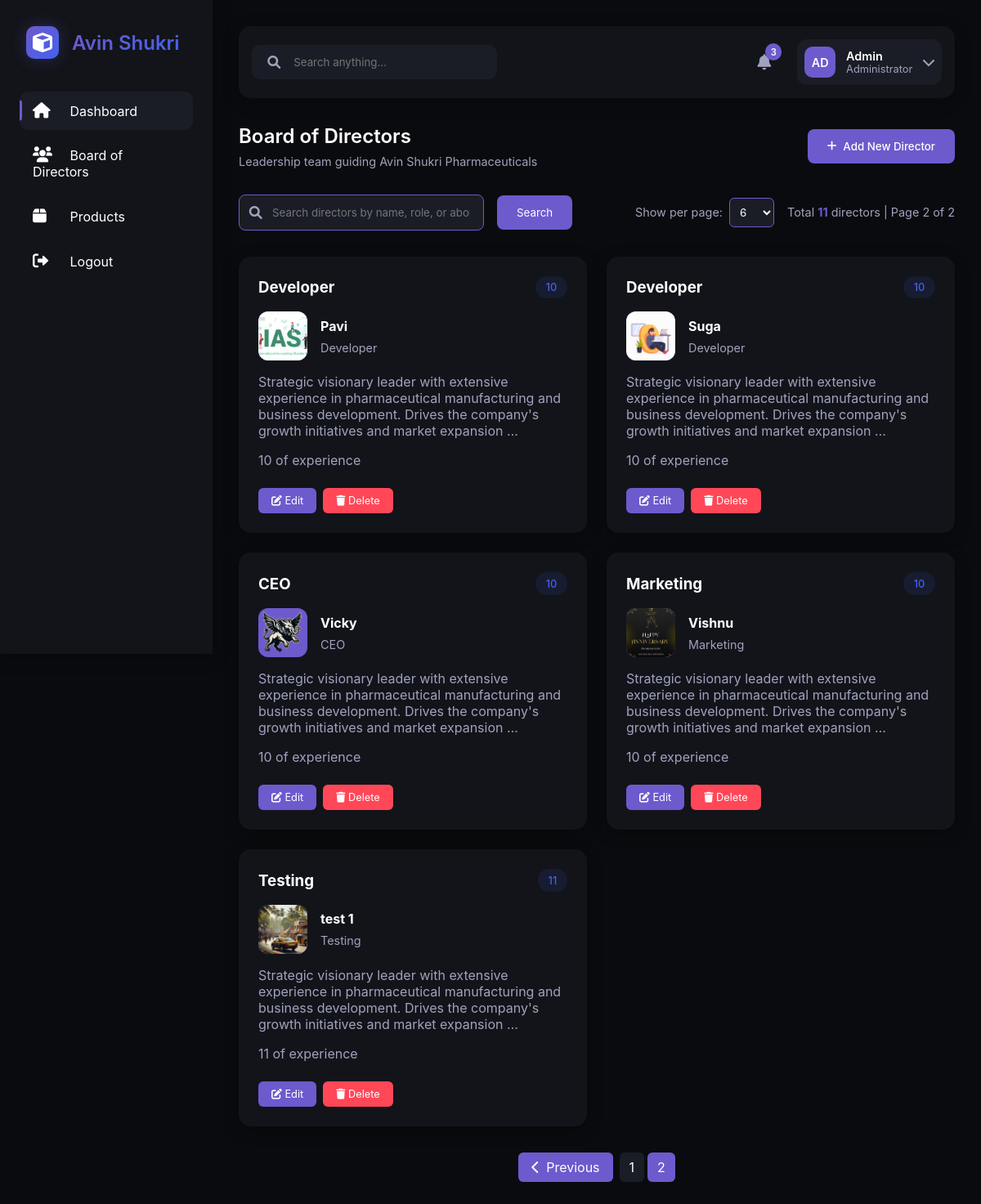
The app's page /board_of_directors/?page=2&search=&per_page=6 (signed in) with its own data.
### members/models.py (models this page shows, shortened)
class Director(models.Model):
    name = models.CharField(max_length=100)
    role = models.CharField(max_length=100)
    about = models.TextField()
    experience = models.CharField(max_length=200)
    image = models.ImageField(upload_to='directors/', blank=True, null=True)
    created_at = models.DateTimeField(auto_now_add=True)
    updated_at = models.DateTimeField(auto_now=True)
    class Meta:
        ordering = ['name']

### members/views.py (the view)
# urls.py: path('board_of_directors/', views.board_of_directors, name='board_of_directors'),
def board_of_directors(request):
    if not request.user.is_authenticated or not (request.user.is_superuser or request.user.is_staff):
        return redirect('login')
    search_query = request.GET.get('search', '')
    page = request.GET.get('page', 1)
    per_page = request.GET.get('per_page', 6)
    try:
        per_page = int(per_page)
        if per_page not in [6, 12, 24, 48]:
            per_page = 6
    except (ValueError, TypeError):
        per_page = 6
    if search_query:
        from django.db.models import Q
        directors = Director.objects.filter(
            Q(name__icontains=search_query) |
            Q(role__icontains=search_query) |
            Q(about__icontains=search_query)
        )
    else:
        directors = Director.objects.all()
    paginator = Paginator(directors, per_page)
    try:
        directors_page = paginator.page(page)
    except PageNotAnInteger:
        directors_page = paginator.page(1)
    except EmptyPage:
        directors_page = paginator.page(paginator.num_pages)
    context = {
        'directors': directors_page,
        'search_query': search_query,
        'total_directors': directors.count(),
        'per_page': per_page,
        'per_page_options': [6, 12, 24, 48],
    }
    return render(request, 'admin/board_of_directors.html', context)

### members/templates/admin/board_of_directors.html (shortened to what this page needs)
{% extends 'admin/admin_base.html' %}
{% load static %}
{% block content %}
<div class="section-header" style="display: flex; justify-content: space-between; align-items: center; margin-bottom: 2rem;">
    <div>
        <h2>Board of Directors</h2>
        <p>Leadership team guiding Avin Shukri Pharmaceuticals</p>
    </div>
    <button class="settings-btn" onclick="openModal()" style="display: inline-flex; align-items: center; gap: 0.5rem; padding: 0.8rem 1.5rem; background: var(--accent-primary); color: white; border: none; border-radius: 8px; font-weight: 500; cursor: pointer; transition: all 0.3s ease;">
        <i class="fas fa-plus"></i>
        Add New Director
    </button>
</div>
<div style="display: flex; justify-content: space-between; align-items: center; margin-bottom: 2rem; gap: 1rem; flex-wrap: wrap;">
    <div style="display: flex; align-items: center; gap: 1rem;">
        <div style="position: relative; flex: 1; min-width: 300px;">
            <input type="text"
                   id="searchInput"
                   value="{{ search_query }}"
                   placeholder="Search directors by name, role, or about..."
                   style="width: 100%; padding: 0.8rem 1rem 0.8rem 2.5rem; background: var(--bg-tertiary); border: 1px solid var(--accent-primary); border-radius: 8px; color: var(--text-primary);">
            <i class="fas fa-search" style="position: absolute; left: 0.8rem; top: 50%; transform: translateY(-50%); color: var(--text-secondary);"></i>
        </div>
        <button onclick="searchDirectors()" style="padding: 0.8rem 1.5rem; background: var(--accent-primary); color: white; border: none; border-radius: 8px; cursor: pointer;">
            Search
        </button>
    </div>
    <div style="display: flex; align-items: center; gap: 1rem; color: var(--text-secondary); font-size: 0.9rem;">
        <div style="display: flex; align-items: center; gap: 0.5rem;">
            <label for="perPageSelect">Show per page:</label>
            <select id="perPageSelect"
                    onchange="changePerPage()"
                    style="padding: 0.5rem; background: var(--bg-tertiary); border: 1px solid var(--accent-primary); border-radius: 6px; color: var(--text-primary);">
                {% for option in per_page_options %}
                <option value="{{ option }}" {% if per_page == option %}selected{% endif %}>{{ option }}</option>
                {% endfor %}
            </select>
        </div>
        <div>
            {% if search_query %}
            Found <strong style="color: var(--accent-primary);">{{ total_directors }}</strong> directors matching "{{ search_query }}"
            {% else %}
            Total <strong style="color: var(--accent-primary);">{{ total_directors }}</strong> directors
            {% endif %}
            {% if directors.has_other_pages %}
            | Page {{ directors.number }} of {{ directors.paginator.num_pages }}
            {% endif %}
        </div>
    </div>
</div>
<div class="projects-grid">
    {% for director in directors %}
    <div class="project-card glow">
        <div class="project-header">
            <h3>{{ director.role }}</h3>
            <span class="status in-progress">{{ director.experience }}</span>
        </div>
        <div style="display: flex; align-items: center; gap: 1rem; margin-bottom: 1rem;">
            <div class="profile-avatar" style="width: 60px; height: 60px; background: var(--accent-primary); border-radius: 12px; display: flex; align-items: center; justify-content: center;">
                {% if director.image %}
                    <img src="{{ director.image.url }}" alt="{{ director.name }}" style="width: 100%; height: 100%; object-fit: cover; border-radius: 12px;">
                {% else %}
                    <i class="fas fa-user" style="color: white; font-size: 1.5rem;"></i>
                {% endif %}
            </div>
            <div>
                <h4 style="margin: 0; color: var(--text-primary);">{{ director.name }}</h4>
                <p style="margin: 0.5rem 0 0 0; color: var(--text-secondary); font-size: 0.9rem;">{{ director.role }}</p>
            </div>
        </div>
        {% if director.about %}
        <div style="margin-bottom: 1rem;">
            <p style="margin: 0; color: var(--text-secondary);">{{ director.about|truncatewords:20 }}</p>
        </div>
        {% endif %}
        <div style="margin-bottom: 1rem;">
            <p style="margin: 0; color: var(--text-secondary);">{{ director.experience }} of experience</p>
        </div>
        <div class="project-meta">
            <div style="display: flex; gap: 0.5rem;">
                <button onclick="editDirector({{ director.id }})" style="padding: 0.5rem 1rem; background: var(--accent-primary); color: white; border: none; border-radius: 6px; cursor: pointer; font-size: 0.8rem;">
                    <i class="fas fa-edit"></i> Edit
                </button>
                <button onclick="deleteDirector({{ director.id }})" style="padding: 0.5rem 1rem; background: var(--danger); color: white; border: none; border-radius: 6px; cursor: pointer; font-size: 0.8rem;">
                    <i class="fas fa-trash"></i> Delete
                </button>
            </div>
        </div>
    </div>
    {% endfor %}
</div>
{% if directors.has_other_pages %}
<div style="display: flex; justify-content: center; align-items: center; gap: 0.5rem; margin-top: 2rem;">
    {% if directors.has_previous %}
        <a href="?page={{ directors.previous_page_number }}&search={{ search_query }}&per_page={{ per_page }}"
           style="padding: 0.5rem 1rem; background: var(--accent-primary); color: white; text-decoration: none; border-radius: 6px; display: flex; align-items: center; gap: 0.5rem;">
            <i class="fas fa-chevron-left"></i> Previous
        </a>
    {% endif %}
    <span style="display: flex; gap: 0.25rem;">
        {% for num in directors.paginator.page_range %}
            {% if directors.number == num %}
                <span style="padding: 0.5rem 0.75rem; background: var(--accent-primary); color: white; border-radius: 6px;">{{ num }}</span>
            {% elif num > directors.number|add:'-3' and num < directors.number|add:'3' %}
                <a href="?page={{ num }}&search={{ search_query }}&per_page={{ per_page }}"
                   style="padding: 0.5rem 0.75rem; background: var(--bg-tertiary); color: var(--text-primary); text-decoration: none; border-radius: 6px;">{{ num }}</a>
            {% endif %}
        {% endfor %}
    </span>
</div>
{% endif %}
{% endblock %}

### members/templates/admin/admin_base.html (style rules this page uses)
:root { --bg-primary: #0a0b0e; --bg-secondary: #12141a; --bg-tertiary: #1a1d25; --text-primary: #ffffff; --text-secondary: #a0a3bd; --accent-primary: #6d5acd; --accent-secondary: #4361ee; --danger: #ff4757; --success: #2ed573; --warning: #ffa502; --card-shadow: 0 4px 20px rgba(0, 0, 0, 0.3); --neon-glow: 0 0 20px rgba(109, 90, 205, 0.3); --transition-speed: 0.3s; --gradient-primary: linear-gradient(135deg, var(--accent-primary), var(--accent-secondary)); --gradient-glow: linear-gradient(135deg, rgba(109, 90, 205, 0.4), rgba(67, 97, 238, 0.4)); }
* { margin: 0; padding: 0; box-sizing: border-box; font-family: 'Inter', -apple-system, BlinkMacSystemFont, sans-serif; }
body { background: var(--bg-primary); color: var(--text-primary); min-height: 100vh; overflow-x: hidden; transition: background-color var(--transition-speed); }
.settings-btn { padding: 6px 12px; border-radius: 6px; background: transparent; border: 1px solid var(--border-color); color: var(--text-color); display: flex; align-items: center; gap: 6px; cursor: pointer; transition: all 0.2s; }
.profile-avatar { width: 38px; height: 38px; background: var(--accent-primary); border-radius: 10px; display: flex; align-items: center; justify-content: center; }
.glow { position: relative; box-shadow: var(--card-shadow); }
.glow::after { content: ''; position: absolute; top: 0; left: 0; right: 0; bottom: 0; border-radius: 15px; background: var(--gradient-glow); opacity: 0.1; z-index: -1; }
.projects-grid { display: grid; grid-template-columns: repeat(auto-fit, minmax(300px, 1fr)); gap: 1.5rem; margin-top: 1.5rem; }
.project-card { background: var(--bg-secondary); border-radius: 15px; padding: 1.5rem; box-shadow: var(--card-shadow); }
.project-header { display: flex; justify-content: space-between; align-items: center; margin-bottom: 1rem; }
.status { padding: 0.4rem 0.8rem; border-radius: 20px; font-size: 0.8rem; font-weight: 500; }
.status.in-progress { background: rgba(67, 97, 238, 0.1); color: var(--accent-secondary); }
.project-meta { margin-top: 1.5rem; display: flex; justify-content: space-between; align-items: center; }
.section-header h2 { color: var(--text-primary); font-size: 1.5rem; font-weight: 600; margin-bottom: 0.5rem; }
.section-header p { color: var(--text-secondary); font-size: 0.9rem; }

### records on screen
Director: role "Developer", experience "10", image (picture), name "Pavi", about "Strategic visionary leader with extensive experience in pharmaceutical manufacturing and business development. Drives the company's growth initiatives and market expansion …"
Director: role "Developer", experience "10", image (picture), name "Suga", about "Strategic visionary leader with extensive experience in pharmaceutical manufacturing and business development. Drives the company's growth initiatives and market expansion …"
Director: role "CEO", experience "10", image (picture), name "Vicky", about "Strategic visionary leader with extensive experience in pharmaceutical manufacturing and business development. Drives the company's growth initiatives and market expansion …"
Director: role "Marketing", experience "10", image (picture), name "Vishnu", about "Strategic visionary leader with extensive experience in pharmaceutical manufacturing and business development. Drives the company's growth initiatives and market expansion …"
Director: role "Testing", experience "11", image (picture), name "test 1", about "Strategic visionary leader with extensive experience in pharmaceutical manufacturing and business development. Drives the company's growth initiatives and market expansion …"

### other values on screen
{{ total_directors }} "11"
{{ directors.number }} "2"
{{ directors.paginator.num_pages }} "2"
{{ num }} "1"
{{ num }} "2"
form field value "6"
